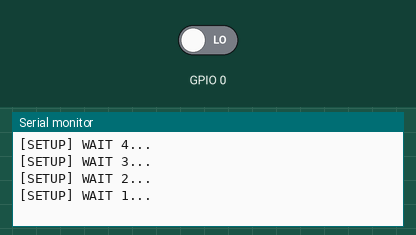
The sketch below on a simulated ESP8266 (NodeMCU). Parts: the last lines printed to the serial monitor. The inputs (shaded band) are chosen by the test bench; at power-on: GPIO 0 LOW. WiFi joins after 1.5 s; servers stay silent unless stated; not simulated (calls return 0 or success): secrets.h.

Above: at 5.2 s.
5.3 s: GPIO 0 driven HIGH
At 5.66 s:
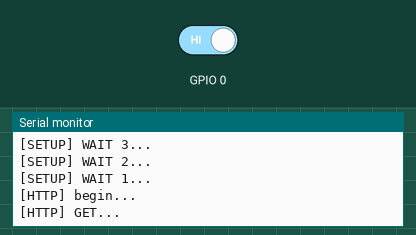
At 6.5 s:
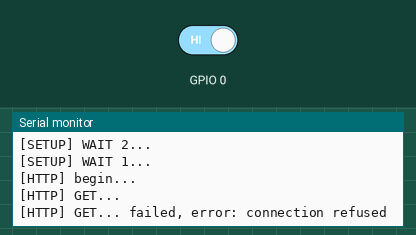
Timing chart, 0 to 8.3 s (numbered marks = the images above; inputs shaded):
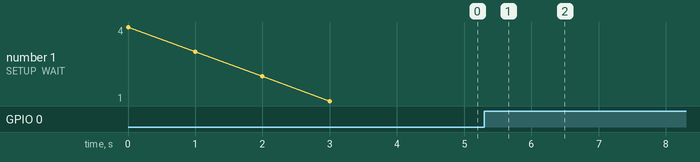

The sketch:

BasicHttpClient_pvcloud.ino
```cpp
#include <Arduino.h>

/*
 * The folliwing secrets.h contains Strings with important secrets that must not go to public GIT
 * Content of the file goes as follows:

const char* WIFI_SSID = "";
const char* WIFI_PASS = "";
String PVCLOUD_KEY = "";
String PVCLOUD_APP_ID = "";
String PVCLOUD_API_URL = "";
String PVCLOUD_HTTPS_GET_URL = "";
String PVCLOUD_HTTPS_SERVER_FINGERPRINT = "";

 *
 */
#include "secrets.h"

#include <ESP8266WiFi.h>
#include <ESP8266WiFiMulti.h>

#include <ESP8266HTTPClient.h>

#define USE_SERIAL Serial

ESP8266WiFiMulti WiFiMulti;

void setup() {

    USE_SERIAL.begin(115200);
    // USE_SERIAL.setDebugOutput(true);

    pinMode(0, INPUT);

    USE_SERIAL.println();
    USE_SERIAL.println();
    USE_SERIAL.println();

    for (uint8_t t = 4; t > 0; t--) {
        USE_SERIAL.printf("[SETUP] WAIT %d...\n", t);
        USE_SERIAL.flush();
        delay(1000);
    }

    WiFiMulti.addAP(WIFI_SSID,WIFI_PASS);

}

void loop() {
    // wait for WiFi connection
    if ((WiFiMulti.run() == WL_CONNECTED)) {

        HTTPClient http;

        USE_SERIAL.print("[HTTP] begin...\n");

        int val = 0;
        val = digitalRead(0);

        if (val == HIGH) {
            http.begin(PVCLOUD_HTTPS_GET_URL, PVCLOUD_HTTPS_SERVER_FINGERPRINT); //HTTPS
            USE_SERIAL.print("[HTTP] GET...\n");
            // start connection and send HTTP header
            int httpCode = http.GET();

            // httpCode will be negative on error
            if (httpCode > 0) {
                // HTTP header has been send and Server response header has been handled
                USE_SERIAL.printf("[HTTP] GET... code: %d\n", httpCode);

                // file found at server
                if (httpCode == HTTP_CODE_OK) {
                    String payload = http.getString();
                    USE_SERIAL.println(payload);
                }
            } else {
                USE_SERIAL.printf("[HTTP] GET... failed, error: %s\n", http.errorToString(httpCode).c_str());
            }

            http.end();

            delay(5000);
        }
        delay (500);
    }
}
```

Measured:
- after the input at 5.3 s, the serial monitor: prints a new line after 0.20 s (image 1)
